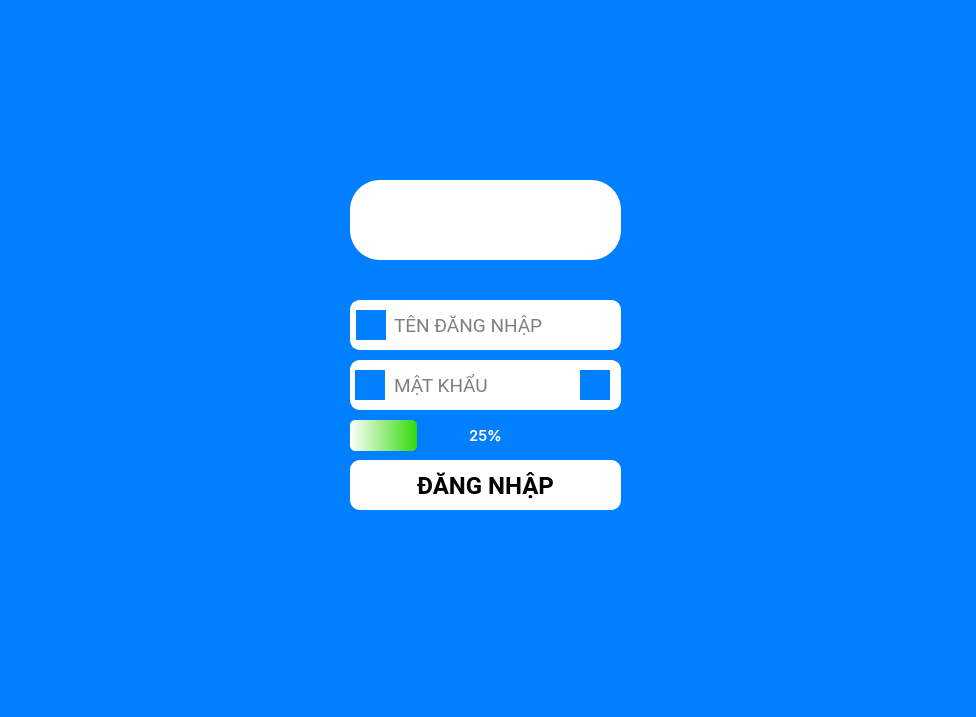
<?xml version="1.0" encoding="UTF-8"?>
<ui version="4.0">
 <class>InspectationCubeApp</class>
 <widget class="QMainWindow" name="InspectationCubeApp">
  <property name="geometry">
   <rect>
    <x>0</x>
    <y>0</y>
    <width>976</width>
    <height>717</height>
   </rect>
  </property>
  <property name="windowTitle">
   <string>MainWindow</string>
  </property>
  <property name="autoFillBackground">
   <bool>false</bool>
  </property>
  <property name="styleSheet">
   <string notr="true">border: none;
background: transparent;
background-color: #007FFF;
opacity: 0.6;</string>
  </property>
  <property name="tabShape">
   <enum>QTabWidget::Rounded</enum>
  </property>
  <widget class="QWidget" name="centralwidget">
   <widget class="QLabel" name="label">
    <property name="enabled">
     <bool>true</bool>
    </property>
    <property name="geometry">
     <rect>
      <x>387</x>
      <y>120</y>
      <width>199</width>
      <height>141</height>
     </rect>
    </property>
    <property name="toolTipDuration">
     <number>-1</number>
    </property>
    <property name="styleSheet">
     <string notr="true">background-image: url(:/H/APP UNIVERSITY/CODE PYTHON/CVWembley/SourceIcons/picture2.jpg);
background-color: transparent;
opacity: 0;</string>
    </property>
    <property name="text">
     <string/>
    </property>
    <property name="scaledContents">
     <bool>true</bool>
    </property>
    <property name="alignment">
     <set>Qt::AlignCenter</set>
    </property>
    <property name="wordWrap">
     <bool>true</bool>
    </property>
   </widget>
   <widget class="QLabel" name="label_2">
    <property name="geometry">
     <rect>
      <x>350</x>
      <y>180</y>
      <width>271</width>
      <height>80</height>
     </rect>
    </property>
    <property name="styleSheet">
     <string notr="true"> background-color: #ffffff;
border-radius: 30px;</string>
    </property>
    <property name="frameShadow">
     <enum>QFrame::Plain</enum>
    </property>
    <property name="text">
     <string/>
    </property>
   </widget>
   <widget class="QLineEdit" name="txtUsername">
    <property name="geometry">
     <rect>
      <x>350</x>
      <y>300</y>
      <width>271</width>
      <height>50</height>
     </rect>
    </property>
    <property name="font">
     <font>
      <family>Roboto</family>
      <pointsize>14</pointsize>
     </font>
    </property>
    <property name="styleSheet">
     <string notr="true">border-radius: 10px;
border: 2px solid white; 
padding-left: 40px;
background-color: white;
</string>
    </property>
    <property name="text">
     <string/>
    </property>
    <property name="frame">
     <bool>true</bool>
    </property>
    <property name="echoMode">
     <enum>QLineEdit::Normal</enum>
    </property>
    <property name="cursorPosition">
     <number>0</number>
    </property>
    <property name="dragEnabled">
     <bool>false</bool>
    </property>
    <property name="readOnly">
     <bool>false</bool>
    </property>
    <property name="placeholderText">
     <string>TÊN ĐĂNG NHẬP</string>
    </property>
   </widget>
   <widget class="QPushButton" name="btnLogin">
    <property name="geometry">
     <rect>
      <x>350</x>
      <y>460</y>
      <width>271</width>
      <height>50</height>
     </rect>
    </property>
    <property name="font">
     <font>
      <family>Roboto</family>
      <pointsize>18</pointsize>
      <bold>true</bold>
     </font>
    </property>
    <property name="styleSheet">
     <string notr="true">QPushButton#btnLogin{
background: white;
border-radius: 10px;
color: black;
}
QPushButton#btnLogin:pressed{
	padding-left: 5px;
	padding-top: 5px;
    background-color: #dfa41c;

}
QPushButton#btnLogin:hover{
    background-color: #dfa41c;
	opacity: 0.4;
}</string>
    </property>
    <property name="text">
     <string>ĐĂNG NHẬP</string>
    </property>
   </widget>
   <widget class="QLineEdit" name="txtPassword">
    <property name="geometry">
     <rect>
      <x>350</x>
      <y>360</y>
      <width>271</width>
      <height>50</height>
     </rect>
    </property>
    <property name="font">
     <font>
      <family>Roboto</family>
      <pointsize>14</pointsize>
     </font>
    </property>
    <property name="styleSheet">
     <string notr="true">border-radius: 10px;
border: 2px solid white; 
color: black;
padding-left: 40px;
background-color: white;
</string>
    </property>
    <property name="text">
     <string/>
    </property>
    <property name="echoMode">
     <enum>QLineEdit::Password</enum>
    </property>
    <property name="placeholderText">
     <string>MẬT KHẨU</string>
    </property>
   </widget>
   <widget class="QLabel" name="label_3">
    <property name="geometry">
     <rect>
      <x>356</x>
      <y>310</y>
      <width>30</width>
      <height>30</height>
     </rect>
    </property>
    <property name="styleSheet">
     <string notr="true">image: url(:/H/APP UNIVERSITY/CODE PYTHON/CVWembley/SourceIcons/icons8-username-30-1.png);
</string>
    </property>
    <property name="text">
     <string/>
    </property>
    <property name="scaledContents">
     <bool>true</bool>
    </property>
   </widget>
   <widget class="QLabel" name="label_4">
    <property name="geometry">
     <rect>
      <x>355</x>
      <y>370</y>
      <width>30</width>
      <height>30</height>
     </rect>
    </property>
    <property name="styleSheet">
     <string notr="true">image: url(:/H/APP UNIVERSITY/CODE PYTHON/CVWembley/SourceIcons/icons8-secure-30.png);</string>
    </property>
    <property name="text">
     <string/>
    </property>
   </widget>
   <widget class="QPushButton" name="btnShowpassword">
    <property name="geometry">
     <rect>
      <x>580</x>
      <y>370</y>
      <width>30</width>
      <height>30</height>
     </rect>
    </property>
    <property name="styleSheet">
     <string notr="true">QPushButton#btnShowpassword{
image: url(:/H/APP UNIVERSITY/CODE PYTHON/CVWembley/SourceIcons/icons8-eye-30.png);
}
QPushButton#btnShowpassword:pressed{
	padding-left: 5px;
	padding-right: 5px;
	background: transparent;
}

</string>
    </property>
    <property name="text">
     <string/>
    </property>
   </widget>
   <widget class="QProgressBar" name="progressBar">
    <property name="geometry">
     <rect>
      <x>350</x>
      <y>420</y>
      <width>271</width>
      <height>31</height>
     </rect>
    </property>
    <property name="font">
     <font>
      <family>Inter</family>
      <pointsize>11</pointsize>
     </font>
    </property>
    <property name="styleSheet">
     <string notr="true">QProgressBar{
	border-radius: 1px;
	font-family: Inter, sans-serif;
	color: white;
}
QProgressBar:chunk{
	border-radius: 5px;
	 background: qlineargradient(x1:0, y1:0, x2:1, y2:0, stop:1 rgba(51, 217, 9, 255), stop:0 rgba(255, 255, 255, 255));
}

   </string>
    </property>
    <property name="minimum">
     <number>0</number>
    </property>
    <property name="value">
     <number>25</number>
    </property>
    <property name="alignment">
     <set>Qt::AlignCenter</set>
    </property>
    <property name="textVisible">
     <bool>true</bool>
    </property>
   </widget>
   <zorder>label_2</zorder>
   <zorder>label</zorder>
   <zorder>txtUsername</zorder>
   <zorder>btnLogin</zorder>
   <zorder>txtPassword</zorder>
   <zorder>label_3</zorder>
   <zorder>label_4</zorder>
   <zorder>btnShowpassword</zorder>
   <zorder>progressBar</zorder>
  </widget>
 </widget>
 <resources>
  <include location="../../../../logo.qrc"/>
 </resources>
 <connections/>
</ui>
